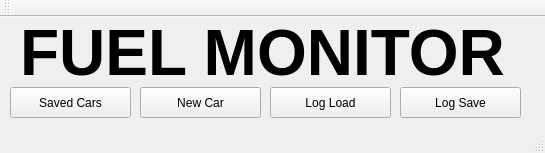
<?xml version="1.0" encoding="UTF-8"?>
<ui version="4.0">
 <class>MainWindow</class>
 <widget class="QMainWindow" name="MainWindow">
  <property name="geometry">
   <rect>
    <x>0</x>
    <y>0</y>
    <width>545</width>
    <height>153</height>
   </rect>
  </property>
  <property name="windowTitle">
   <string>FUEL MONITOR</string>
  </property>
  <widget class="QWidget" name="centralWidget">
   <widget class="QLabel" name="label">
    <property name="geometry">
     <rect>
      <x>20</x>
      <y>0</y>
      <width>491</width>
      <height>71</height>
     </rect>
    </property>
    <property name="font">
     <font>
      <pointsize>48</pointsize>
      <weight>75</weight>
      <bold>true</bold>
     </font>
    </property>
    <property name="text">
     <string>FUEL MONITOR</string>
    </property>
   </widget>
   <widget class="QPushButton" name="autos">
    <property name="geometry">
     <rect>
      <x>10</x>
      <y>70</y>
      <width>121</width>
      <height>31</height>
     </rect>
    </property>
    <property name="text">
     <string>Saved Cars</string>
    </property>
    <property name="icon">
     <iconset>
      <normaloff>Imagenes/open.png</normaloff>Imagenes/open.png</iconset>
    </property>
   </widget>
   <widget class="QPushButton" name="nuevoAuto">
    <property name="geometry">
     <rect>
      <x>140</x>
      <y>70</y>
      <width>121</width>
      <height>31</height>
     </rect>
    </property>
    <property name="text">
     <string>New Car</string>
    </property>
    <property name="icon">
     <iconset>
      <normaloff>Imagenes/plus.png</normaloff>Imagenes/plus.png</iconset>
    </property>
   </widget>
   <widget class="QPushButton" name="pushButton">
    <property name="geometry">
     <rect>
      <x>270</x>
      <y>70</y>
      <width>121</width>
      <height>31</height>
     </rect>
    </property>
    <property name="text">
     <string>Log Load</string>
    </property>
   </widget>
   <widget class="QPushButton" name="pushButton_2">
    <property name="geometry">
     <rect>
      <x>400</x>
      <y>70</y>
      <width>121</width>
      <height>31</height>
     </rect>
    </property>
    <property name="text">
     <string>Log Save</string>
    </property>
   </widget>
  </widget>
  <widget class="QToolBar" name="mainToolBar">
   <attribute name="toolBarArea">
    <enum>TopToolBarArea</enum>
   </attribute>
   <attribute name="toolBarBreak">
    <bool>false</bool>
   </attribute>
  </widget>
  <widget class="QStatusBar" name="statusBar"/>
 </widget>
 <layoutdefault spacing="6" margin="11"/>
 <resources/>
 <connections/>
</ui>
